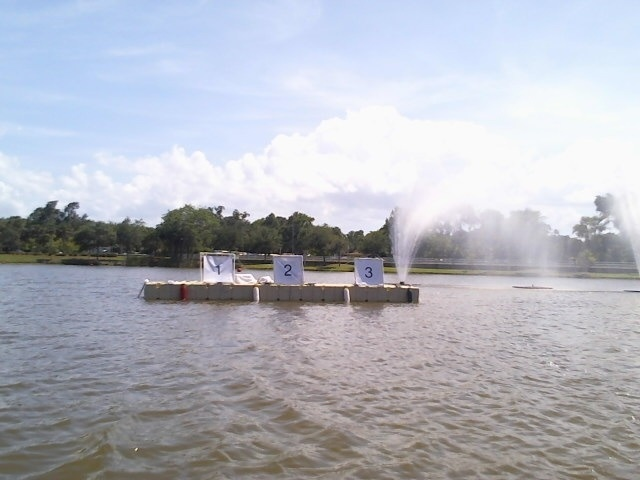
#> input picture example.jpg, 640 x 480 px
$ python num-det.py
#> lines starting #> are read from the running program, lines starting #| are printed output that depends on the picture; after the words box and inside, x2 and y2 are one past the last pixel; in counts of white or black regions, pixels touching at a corner belong together
#> in main, img is the input picture: shape (480, 640, 3); mean B, G, R 190.6, 181.2, 178.8
import cv2
import numpy as np

def search_number(image):
    gauss_blur = cv2.GaussianBlur(image,(5,5),0)
    median_blur = cv2.medianBlur(image,5)
    gray=cv2.cvtColor(image,cv2.COLOR_BGR2GRAY)
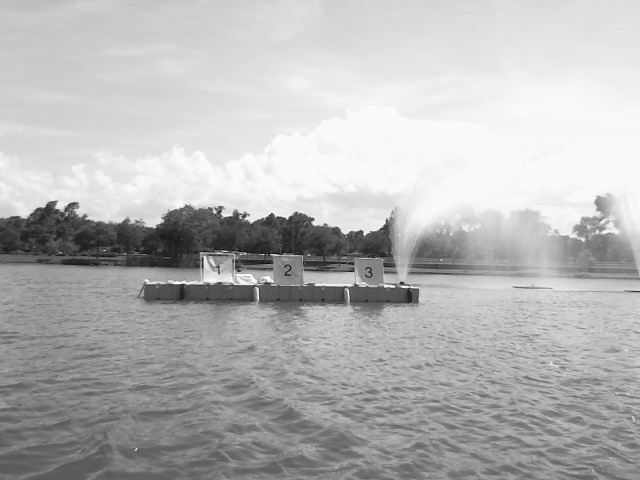
#> gray: shape (480, 640); min 6, max 255, mean 181.6
    gray_gauss=cv2.cvtColor(gauss_blur,cv2.COLOR_BGR2GRAY)
    gray_median=cv2.cvtColor(median_blur,cv2.COLOR_BGR2GRAY)
    minVal=50
    maxVal=100
    canny=cv2.Canny(gray,minVal,maxVal,True)
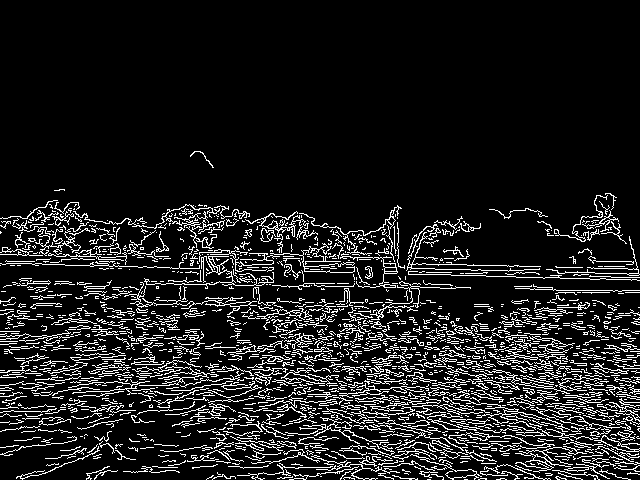
#> canny: shape (480, 640); 11.9% white in thin lines or dots, all inside (x1, y1, x2, y2) = (0, 151, 640, 480)
    canny_gauss=cv2.Canny(gray_gauss,minVal,maxVal,True)
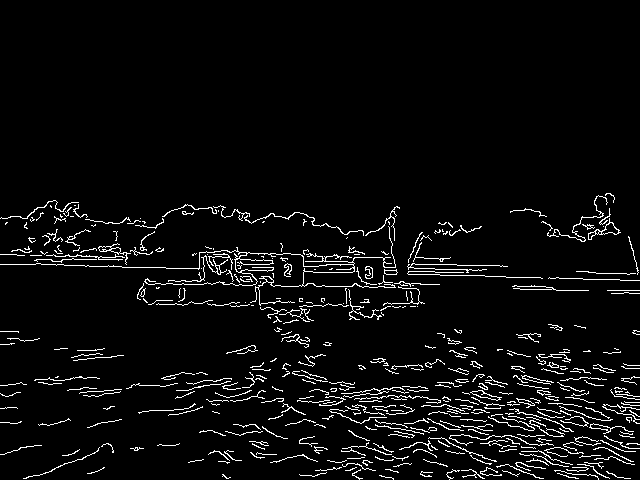
#> canny_gauss: shape (480, 640); 4.7% white in thin lines or dots, all inside (x1, y1, x2, y2) = (0, 193, 640, 480)
    canny_median=cv2.Canny(gray_median,minVal,maxVal,True)
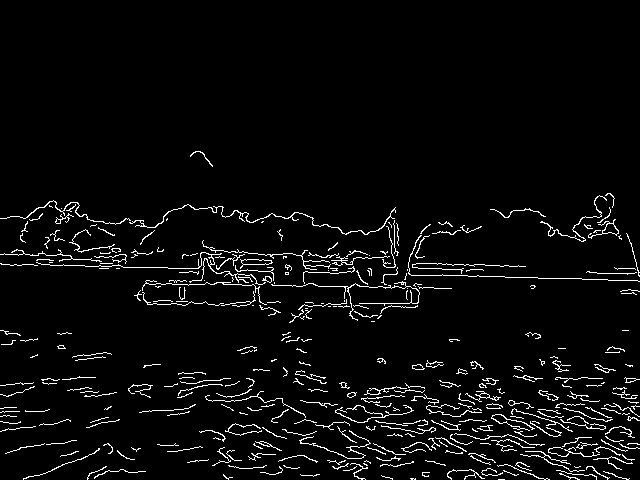
#> canny_median: shape (480, 640); 4.2% white in thin lines or dots, all inside (x1, y1, x2, y2) = (0, 151, 640, 480)

    # [14 lines of commented-out code are left out]

    contours=cv2.findContours(canny,cv2.RETR_TREE ,cv2.CHAIN_APPROX_SIMPLE)
#> contours = 1827 contours, 1723 with area under 20; largest, box (x1, y1, x2, y2) and area: (594, 435, 640, 452) 184, (340, 253, 398, 288) 161, (601, 435, 635, 452) 152, (245, 211, 309, 241) 140, (124, 282, 257, 315) 134
    print(contours)
#> (printed output is left out)
    print(len(contours[1]))


    if len(contours[1])>1:
        for contorno in contours[1]:
            epsilon = 0.1*cv2.arcLength(contorno,True)
            approx = cv2.approxPolyDP(contorno,epsilon,True)
            #print(len(approx))
            area=cv2.contourArea(contorno)
            if area>50:
                copy=np.full(image.shape,255,dtype=np.uint8)
                cv2.drawContours(copy, contorno, -1, (0,0,255), 3)

                cv2.namedWindow('image', cv2.WINDOW_NORMAL)
                cv2.resizeWindow('image', 900,600)
                cv2.imshow('image',copy)
                cv2.waitKey()


    # [4 lines of commented-out code are left out]


def main():
    img = cv2.imread('example.jpg')
    search_number(img)

if __name__ == '__main__':
    main()
